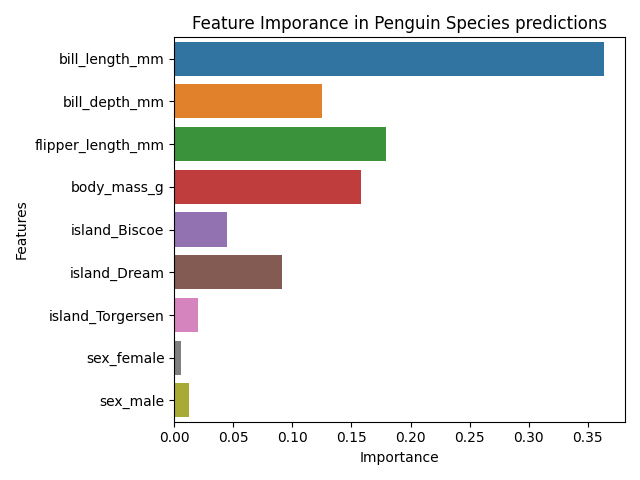

The Python source for this figure:
"""
Generate a feature Importance graph once and save it to the folder.

Do not include this program inside Streamlit Web app, since it will have to regenerate every it reloads.

Hence, run it separetely once to generate a figure and save it.
"""

# Requred libraries
import pandas as pd 
import matplotlib.pyplot as plt
import seaborn as sns
from sklearn.metrics import accuracy_score 
from sklearn.ensemble import RandomForestClassifier 
from sklearn.model_selection import train_test_split 
import streamlit as st
import pickle # to save the trained model


# import and clean the Penguins dataset
penguin_df = pd.read_csv('../Dataset/penguins.csv') 
penguin_df.dropna(inplace=True) 
output = penguin_df['species'] 
features = penguin_df[['island', 'bill_length_mm', 'bill_depth_mm', 'flipper_length_mm', 'body_mass_g', 'sex']] 
features = pd.get_dummies(features)  # convert categorical to numerical features
output, uniques = pd.factorize(output) 

x_train, x_test, y_train, y_test = train_test_split(features, output, test_size=0.8) 
rfc = RandomForestClassifier(random_state=15) 
rfc.fit(x_train, y_train) 
y_pred = rfc.predict(x_test) 
score = accuracy_score(y_pred, y_test) 
print('Accuracy Score of the Model: {}'.format(score)) 

# Save the trained model for future useage
rf_pickle = open('random_forest_penguin.pickle', 'wb') 
pickle.dump(rfc, rf_pickle) 
rf_pickle.close() 

output_pickle = open('output_penguin.pickle', 'wb') 
pickle.dump(uniques, output_pickle) 
output_pickle.close() 


# plot a feature importance graph and save it to import in the Streamlit Web App
fig, ax = plt.subplots() 

ax = sns.barplot(x=rfc.feature_importances_, y=features.columns) 
plt.title('Feature Imporance in Penguin Species predictions') 
plt.xlabel('Importance') 
plt.ylabel('Features') 
plt.tight_layout() 

# save the generated plot to import it in the streamlit Web app later
fig.savefig('feature_importance.png')
